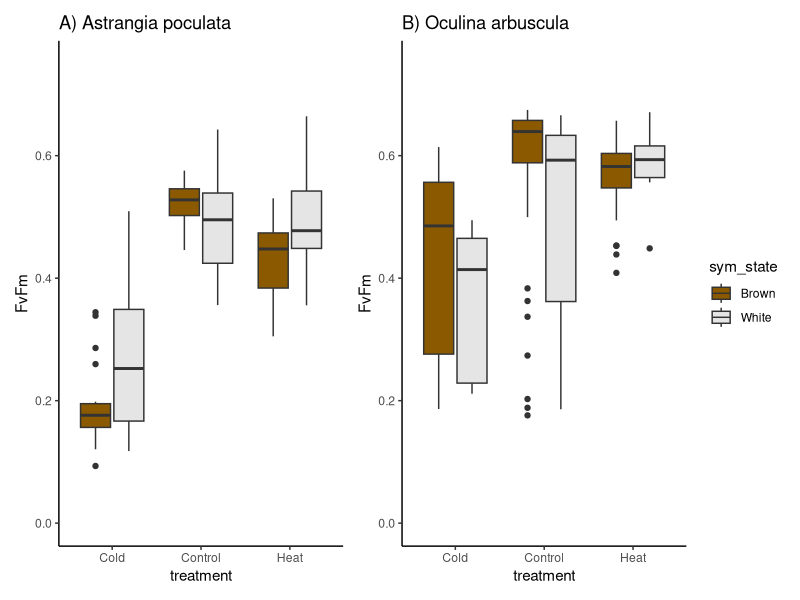
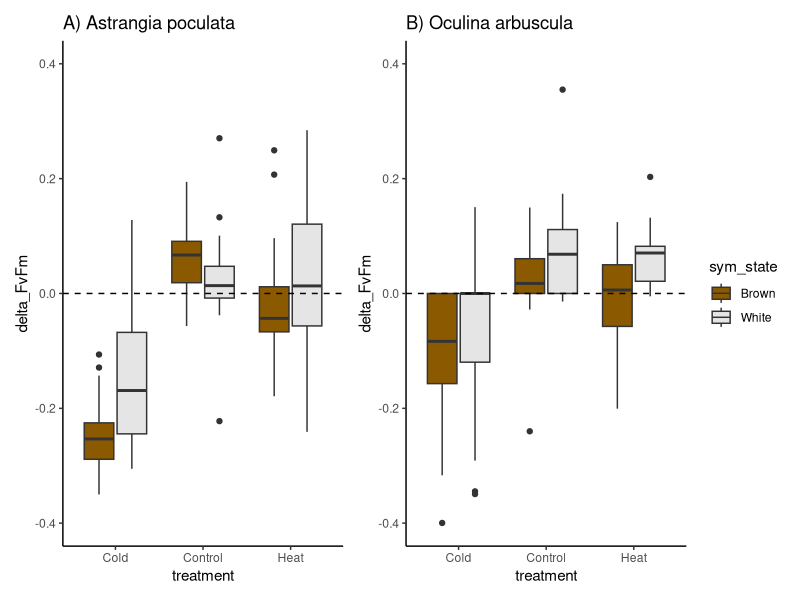
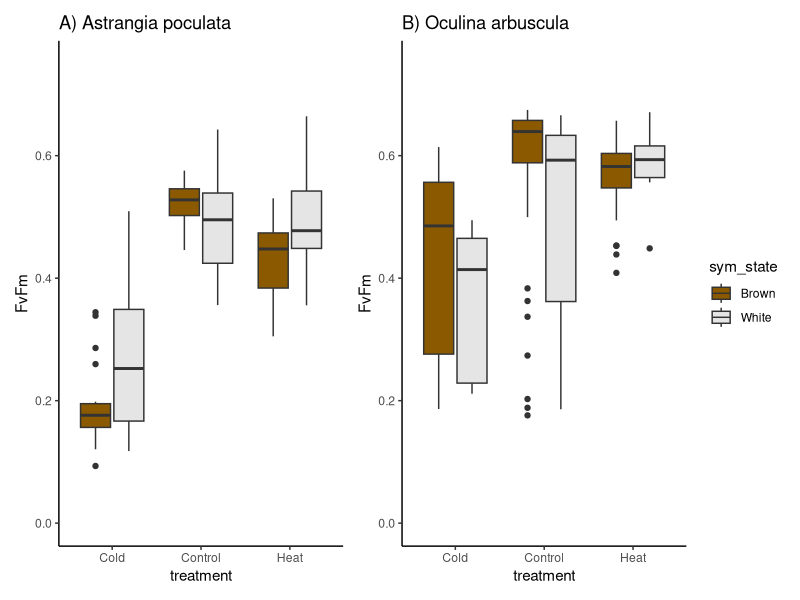
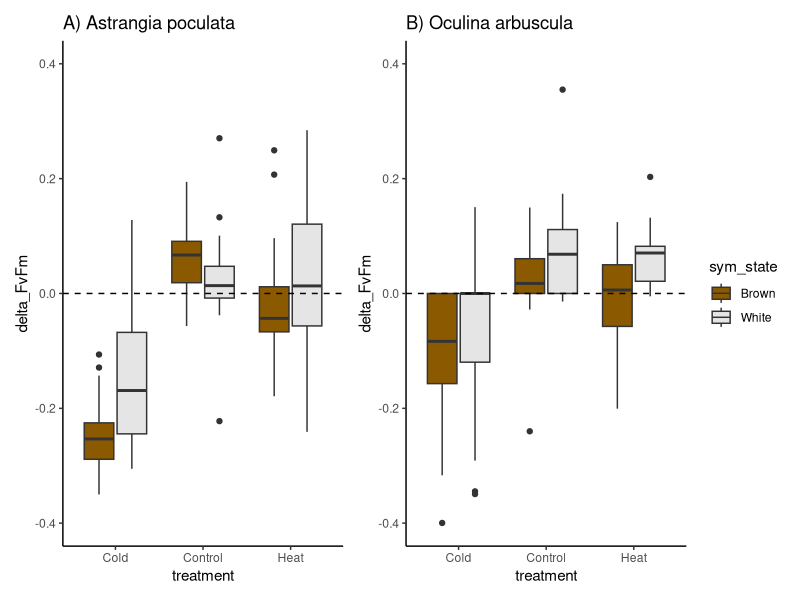

R code for these plots, in order:
### Fv/Fm, for both Astrangia and Oculina Fv/Fm

library(tidyverse)
library(readxl)
library(patchwork)

cols = c("Brown" = "orange4", "White" = "grey90")

astrangia = read_excel("Astrangia_PAM.xlsx") %>%
  filter(day == 14) %>%
  mutate(FvFm = as.numeric(avgfvfm),
         sym_state = ifelse(sym_state == "B", "Brown", "White"))

a = ggplot(data = astrangia, aes(treatment, FvFm, fill = sym_state)) +
  geom_boxplot() +
  scale_fill_manual(values = cols) +
  ggtitle("A) Astrangia poculata") +
  ylim(0, 0.75) +
  theme_classic()

oculina = read_excel("Oculina_PAM.xlsx") %>%
  filter(day == 14) %>%
  mutate(FvFm = as.numeric(avgfvfm),
         sym_state = ifelse(sym_state == "Sym", "Brown", "White"))

o = ggplot(data = oculina, aes(treatment, FvFm, fill = sym_state)) +
  geom_boxplot() +
  scale_fill_manual(values = cols) +
  ggtitle("B) Oculina arbuscula") +
  ylim(0, 0.75) +
  theme_classic()

a + o + plot_layout(guides = "collect")

ggsave(plot = last_plot(), "FvFm.pdf")

# final - initial


astrangia2 = read_excel("Astrangia_PAM.xlsx") %>%
  filter(day == 14 | day == 5) %>%
  mutate(FvFm = as.numeric(avgfvfm),
         sym_state = ifelse(sym_state == "B", "Brown", "White")) %>%
  select(day, coral_id, sym_state, FvFm, treatment) %>%
  group_by(coral_id, sym_state, treatment) %>%
  summarize(delta_FvFm = last(FvFm) - first(FvFm))

a2 = ggplot(data = astrangia2, aes(treatment, delta_FvFm, fill = sym_state)) +
  geom_boxplot() +
  scale_fill_manual(values = cols) +
  ggtitle("A) Astrangia poculata") +
  geom_hline(yintercept = 0, linetype = "dashed")+
  ylim(-0.4, 0.4) +
  theme_classic()

oculina2 = read_excel("Oculina_PAM.xlsx") %>%
  filter(day == 14 | day == 5) %>%
  mutate(FvFm = as.numeric(avgfvfm),
         sym_state = ifelse(sym_state == "Sym", "Brown", "White")) %>%
  select(day, coral_id, sym_state, FvFm, treatment) %>%
  group_by(coral_id, sym_state, treatment) %>%
  summarize(delta_FvFm = last(FvFm) - first(FvFm))

o2 = ggplot(data = oculina2, aes(treatment, delta_FvFm, fill = sym_state)) +
  geom_boxplot() +
  scale_fill_manual(values = cols) +
  ggtitle("B) Oculina arbuscula") +
  geom_hline(yintercept = 0, linetype = "dashed")+
  ylim(-0.4, 0.4) +
  theme_classic()

a2 + o2 + plot_layout(guides = "collect")
ggsave(plot = last_plot(), "deltaFvFm.pdf")



